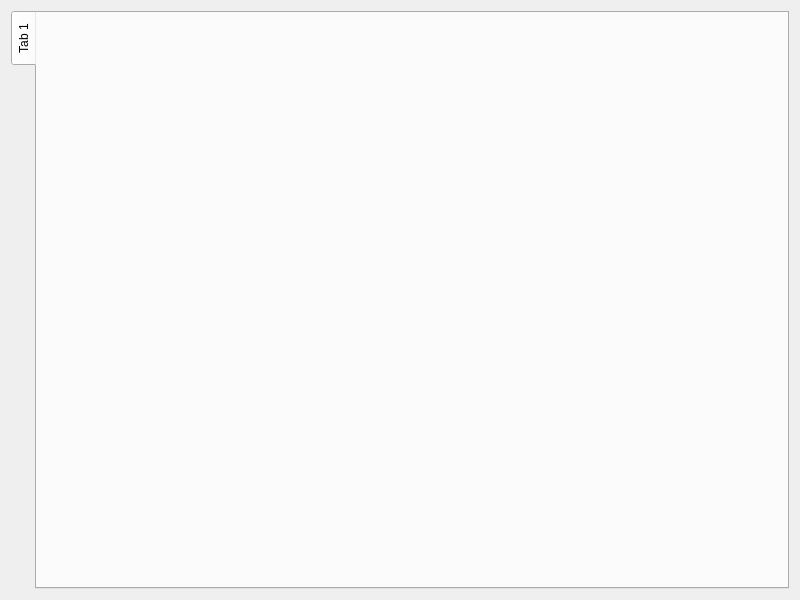
<?xml version="1.0" encoding="UTF-8"?>
<ui version="4.0">
 <class>QPreset</class>
 <widget class="QWidget" name="QPreset">
  <property name="geometry">
   <rect>
    <x>0</x>
    <y>0</y>
    <width>800</width>
    <height>600</height>
   </rect>
  </property>
  <property name="windowTitle">
   <string>Form</string>
  </property>
  <layout class="QHBoxLayout" name="horizontalLayout_2">
   <item>
    <widget class="QTabWidget" name="tabChannels">
     <property name="tabPosition">
      <enum>QTabWidget::West</enum>
     </property>
     <widget class="QWidget" name="tab">
      <attribute name="title">
       <string>Tab 1</string>
      </attribute>
     </widget>
    </widget>
   </item>
  </layout>
 </widget>
 <resources/>
 <connections/>
</ui>
